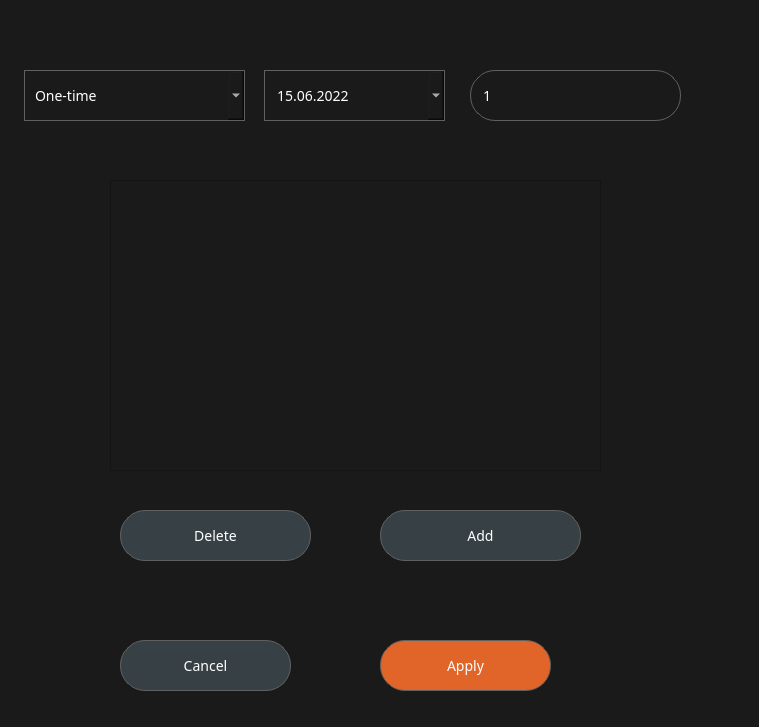
<?xml version="1.0" encoding="UTF-8"?>
<ui version="4.0">
 <class>AdditionalPaymentView</class>
 <widget class="QWidget" name="AdditionalPaymentView">
  <property name="windowModality">
   <enum>Qt::ApplicationModal</enum>
  </property>
  <property name="geometry">
   <rect>
    <x>0</x>
    <y>0</y>
    <width>759</width>
    <height>727</height>
   </rect>
  </property>
  <property name="windowTitle">
   <string>Form</string>
  </property>
  <property name="styleSheet">
   <string notr="true">QWidget {
	background-color: #191A19;
	color: white;
	font-family: Sans-serif;
	font-size: 14px;
}
QPushButton {
	border: 1px solid #606060;
	border-radius: 25px;
}

QPushButton::hover {
	background-color: #444444;
}

QPushButton::pressed {
	background-color: #282828;
}

QSpinBox {
	border: 1px solid #606060;
	border-radius: 25px;
	padding-left: 10px;
}

QDoubleSpinBox {
	border: 1px solid #606060;
	border-radius: 25px;
	padding-left: 10px;
}

QComboBox {
	border: 1px solid #606060;
	border-radius: 25px;
	padding-left: 10px;
}
QComboBox::item::selected {
	background-color: #444444;
}

QDateEdit {
	border: 1px solid #606060;
	border-radius: 20px;
	padding-left: 10px;
}</string>
  </property>
  <widget class="QPushButton" name="homeBtn">
   <property name="geometry">
    <rect>
     <x>120</x>
     <y>640</y>
     <width>171</width>
     <height>51</height>
    </rect>
   </property>
   <property name="styleSheet">
    <string notr="true">QPushButton {
	background-color: #374045;
}

QPushButton::hover {
	background-color: #3A4750;
}

QPushButton::pressed {
	background-color: #303841;
}</string>
   </property>
   <property name="text">
    <string>Cancel</string>
   </property>
  </widget>
  <widget class="QPushButton" name="applyBtn">
   <property name="geometry">
    <rect>
     <x>380</x>
     <y>640</y>
     <width>171</width>
     <height>51</height>
    </rect>
   </property>
   <property name="styleSheet">
    <string notr="true">QPushButton {
	background-color: #E16428;
}

QPushButton::hover {
	background-color: #ff8000;
}

QPushButton::pressed {
	background-color: #b35900;
}</string>
   </property>
   <property name="text">
    <string>Apply</string>
   </property>
  </widget>
  <widget class="QPushButton" name="addBtn">
   <property name="geometry">
    <rect>
     <x>380</x>
     <y>510</y>
     <width>201</width>
     <height>51</height>
    </rect>
   </property>
   <property name="styleSheet">
    <string notr="true">QPushButton {
	background-color: #374045;
}

QPushButton::hover {
	background-color: #3A4750;
}

QPushButton::pressed {
	background-color: #303841;
}</string>
   </property>
   <property name="text">
    <string>Add</string>
   </property>
  </widget>
  <widget class="QSpinBox" name="replInputWidget">
   <property name="geometry">
    <rect>
     <x>470</x>
     <y>70</y>
     <width>211</width>
     <height>51</height>
    </rect>
   </property>
   <property name="font">
    <font>
     <family>Sans-serif</family>
     <pointsize>-1</pointsize>
    </font>
   </property>
   <property name="styleSheet">
    <string notr="true"/>
   </property>
   <property name="frame">
    <bool>true</bool>
   </property>
   <property name="buttonSymbols">
    <enum>QAbstractSpinBox::NoButtons</enum>
   </property>
   <property name="minimum">
    <number>1</number>
   </property>
   <property name="maximum">
    <number>1000000000</number>
   </property>
   <property name="singleStep">
    <number>1</number>
   </property>
   <property name="value">
    <number>1</number>
   </property>
  </widget>
  <widget class="QPushButton" name="delBtn">
   <property name="geometry">
    <rect>
     <x>120</x>
     <y>510</y>
     <width>191</width>
     <height>51</height>
    </rect>
   </property>
   <property name="styleSheet">
    <string notr="true">QPushButton {
	background-color: #374045;
}

QPushButton::hover {
	background-color: #3A4750;
}

QPushButton::pressed {
	background-color: #303841;
}</string>
   </property>
   <property name="text">
    <string>Delete</string>
   </property>
  </widget>
  <widget class="QComboBox" name="replTypeWidget">
   <property name="geometry">
    <rect>
     <x>24</x>
     <y>70</y>
     <width>221</width>
     <height>51</height>
    </rect>
   </property>
   <property name="font">
    <font>
     <family>Sans-serif</family>
     <pointsize>-1</pointsize>
    </font>
   </property>
   <property name="contextMenuPolicy">
    <enum>Qt::DefaultContextMenu</enum>
   </property>
   <property name="autoFillBackground">
    <bool>false</bool>
   </property>
   <property name="styleSheet">
    <string notr="true">border-radius:0;</string>
   </property>
   <property name="editable">
    <bool>false</bool>
   </property>
   <property name="currentText">
    <string>One-time</string>
   </property>
   <property name="currentIndex">
    <number>0</number>
   </property>
   <property name="maxVisibleItems">
    <number>7</number>
   </property>
   <property name="insertPolicy">
    <enum>QComboBox::InsertAtBottom</enum>
   </property>
   <property name="sizeAdjustPolicy">
    <enum>QComboBox::AdjustToContentsOnFirstShow</enum>
   </property>
   <property name="minimumContentsLength">
    <number>0</number>
   </property>
   <property name="placeholderText">
    <string/>
   </property>
   <property name="duplicatesEnabled">
    <bool>false</bool>
   </property>
   <property name="frame">
    <bool>true</bool>
   </property>
   <property name="modelColumn">
    <number>0</number>
   </property>
   <item>
    <property name="text">
     <string>One-time</string>
    </property>
   </item>
   <item>
    <property name="text">
     <string>Monthly</string>
    </property>
   </item>
  </widget>
  <widget class="QDateEdit" name="dateEdit">
   <property name="geometry">
    <rect>
     <x>264</x>
     <y>70</y>
     <width>181</width>
     <height>51</height>
    </rect>
   </property>
   <property name="styleSheet">
    <string notr="true">border-radius: 0;</string>
   </property>
   <property name="buttonSymbols">
    <enum>QAbstractSpinBox::NoButtons</enum>
   </property>
   <property name="correctionMode">
    <enum>QAbstractSpinBox::CorrectToPreviousValue</enum>
   </property>
   <property name="showGroupSeparator" stdset="0">
    <bool>false</bool>
   </property>
   <property name="displayFormat">
    <string>dd.MM.yyyy</string>
   </property>
   <property name="calendarPopup">
    <bool>true</bool>
   </property>
   <property name="timeSpec">
    <enum>Qt::LocalTime</enum>
   </property>
   <property name="date">
    <date>
     <year>2022</year>
     <month>6</month>
     <day>15</day>
    </date>
   </property>
  </widget>
  <widget class="QListView" name="listView">
   <property name="geometry">
    <rect>
     <x>110</x>
     <y>180</y>
     <width>491</width>
     <height>291</height>
    </rect>
   </property>
  </widget>
 </widget>
 <resources/>
 <connections/>
</ui>
